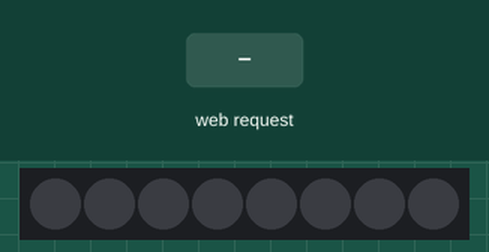
Simulated run of this sketch. Board: ESP8266 (NodeMCU). Parts: 8 RGB LEDs in strip order, left to right. Inputs (shaded band) come from the test bench. Dim RGB values are drawn brighter than linear; what the sketch prints to the serial monitor is not drawn.

Above: at 0.8 s.
0.9 s: HTTP request GET /guardar received
At 1.01 s:
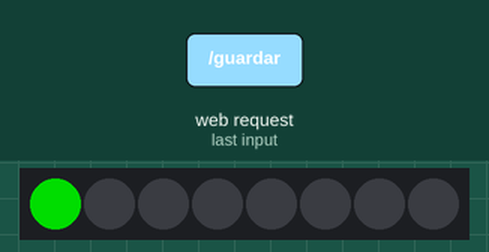
At 2.8 s:
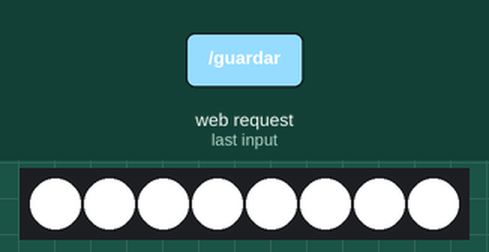
3.0 s: HTTP request GET /guardar?ssid=1 received
At 3.11 s:
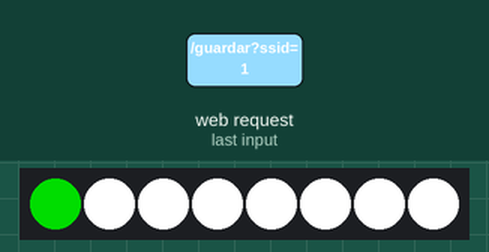
Timing chart, 0 to 6.0 s (numbered marks = the images above; inputs shaded):
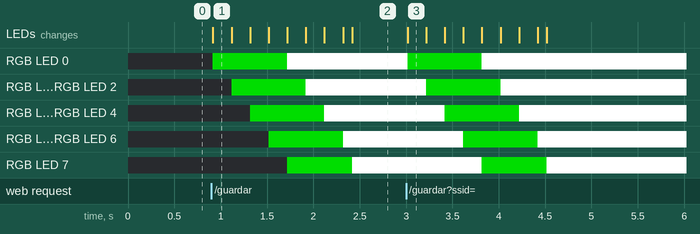

The sketch:

WebServer.ino
```cpp
#include <ESP8266WiFi.h>
#include <ESP8266WebServer.h>
#include <EEPROM.h>
#include <Adafruit_NeoPixel.h>


#define PIN            2


#define NUMPIXELS      8


Adafruit_NeoPixel pixels = Adafruit_NeoPixel(NUMPIXELS, PIN, NEO_GRB + NEO_KHZ800);

int delayval = 100; // delay for half a second
const char *ssid = "Post";
const char *pass = "senestrari";
String mensaje = "";
String pagina = "<!DOCTYPE html>"
"<html>"
"<head>"
"<title>Tutorial Eeprom</title>"
"<meta charset='UTF-8'>"
"</head>"
"<body>"
"</form>"
"<form action='guardar' method='get'>"
"SSID:<br><br>"
"<input class='input1' name='ssid' type='text'><br>"
"PASSWORD:<br><br>"
"<input class='input1' name='pass' type='password'><br><br>"
"<input class='boton' type='submit' value='GUARDAR'/><br><br>"
"</form>"
"<input class='boton' type='submit' value='Mostrar'/><br><br>";
String paginafin = "</body> </html>";


WiFiClient espClient;
ESP8266WebServer server(80);
void setup() {

  WiFi.softAP(ssid, pass);
  Serial.println("Iniciado WebServer ...");
  server.on("/", paginaconf);// prepara laaginas a mostrar
  server.on("/guardar", guardar);
  server.begin();

  pixels.begin();
  while (true) {
      server.handleClient();
  }

}
void paginaconf() {
  server.send(200, "text/html", pagina );
  for(int i=0;i<NUMPIXELS;i++){


    pixels.setPixelColor(i, pixels.Color(255,255,255));

    pixels.show();

    delay(delayval);
  }
}

void guardar() {


  grabar(0,server.arg("ssid"));
  grabar(50,server.arg("pass"));

  mensaje = "Guardado...";
 for(int i=0;i<NUMPIXELS;i++){
    pixels.setPixelColor(i, pixels.Color(0,150,0));
    pixels.show();
    delay(delayval);
  }
  paginaconf();
}

void grabar(int addr, String a) {
  int tamano = a.length();
  char charin[50];
  a.toCharArray(charin, tamano+1);
  for (int i = 0; i < tamano; i++) {
    EEPROM.write(addr+i, charin[i]);
  }
  for (int i = tamano; i < 50; i++) {
    EEPROM.write(addr+i, 255);
  }
  EEPROM.commit();
}

void loop() {
  EEPROM.begin(512);
}
```

Measured:
- after the input at 0.9 s, RGB LED 0: off → RGB(0, 150, 0) at once, → RGB(255, 255, 255) 0.80 s later; RGB LED 1: off → RGB(0, 150, 0) after 0.22 s, → RGB(255, 255, 255) 0.80 s later
- after the input at 3.0 s, RGB LED 0: RGB(255, 255, 255) → RGB(0, 150, 0) at once, → RGB(255, 255, 255) 0.80 s later; RGB LED 1: RGB(255, 255, 255) → RGB(0, 150, 0) after 0.22 s, → RGB(255, 255, 255) 0.80 s later
